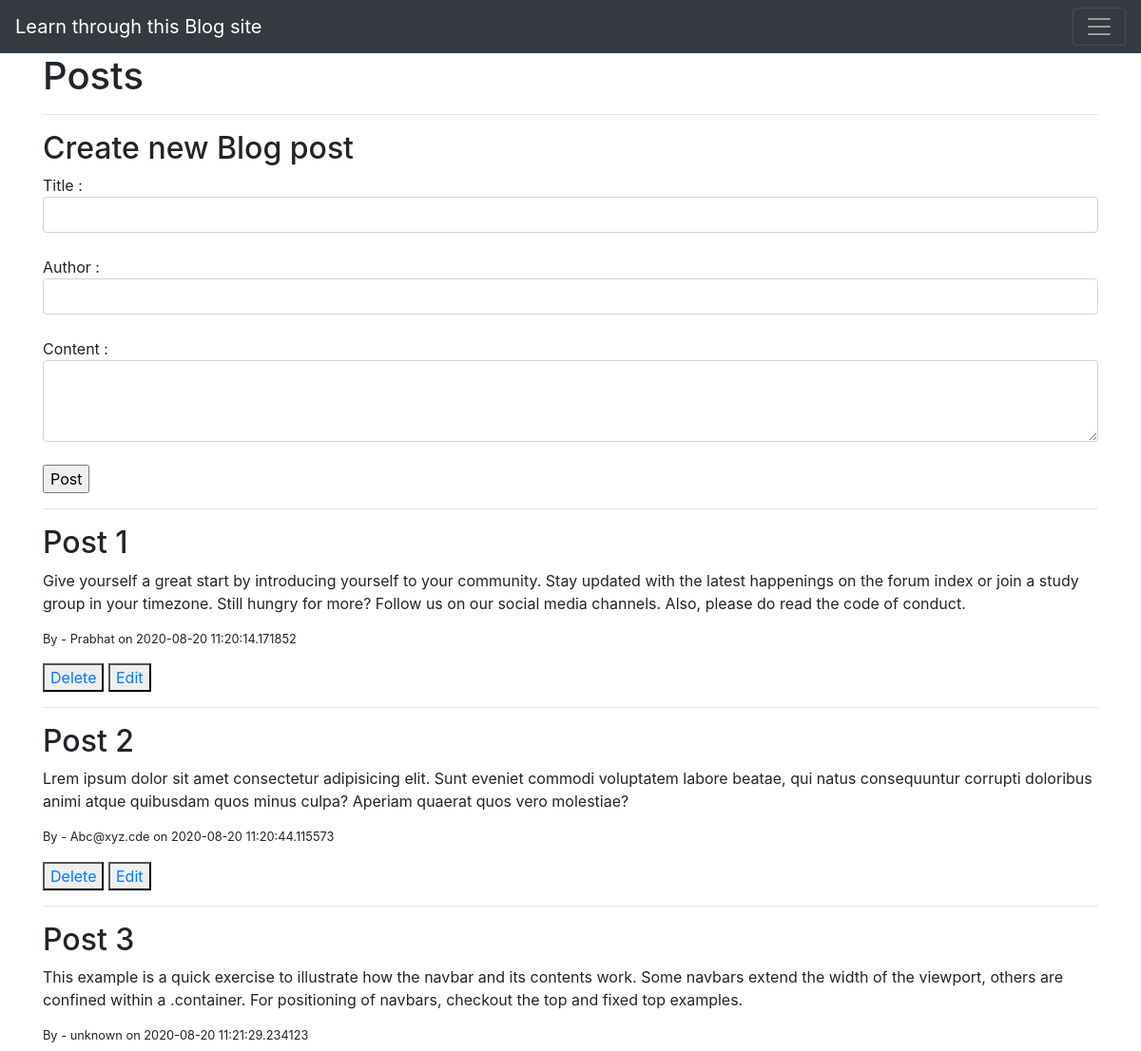
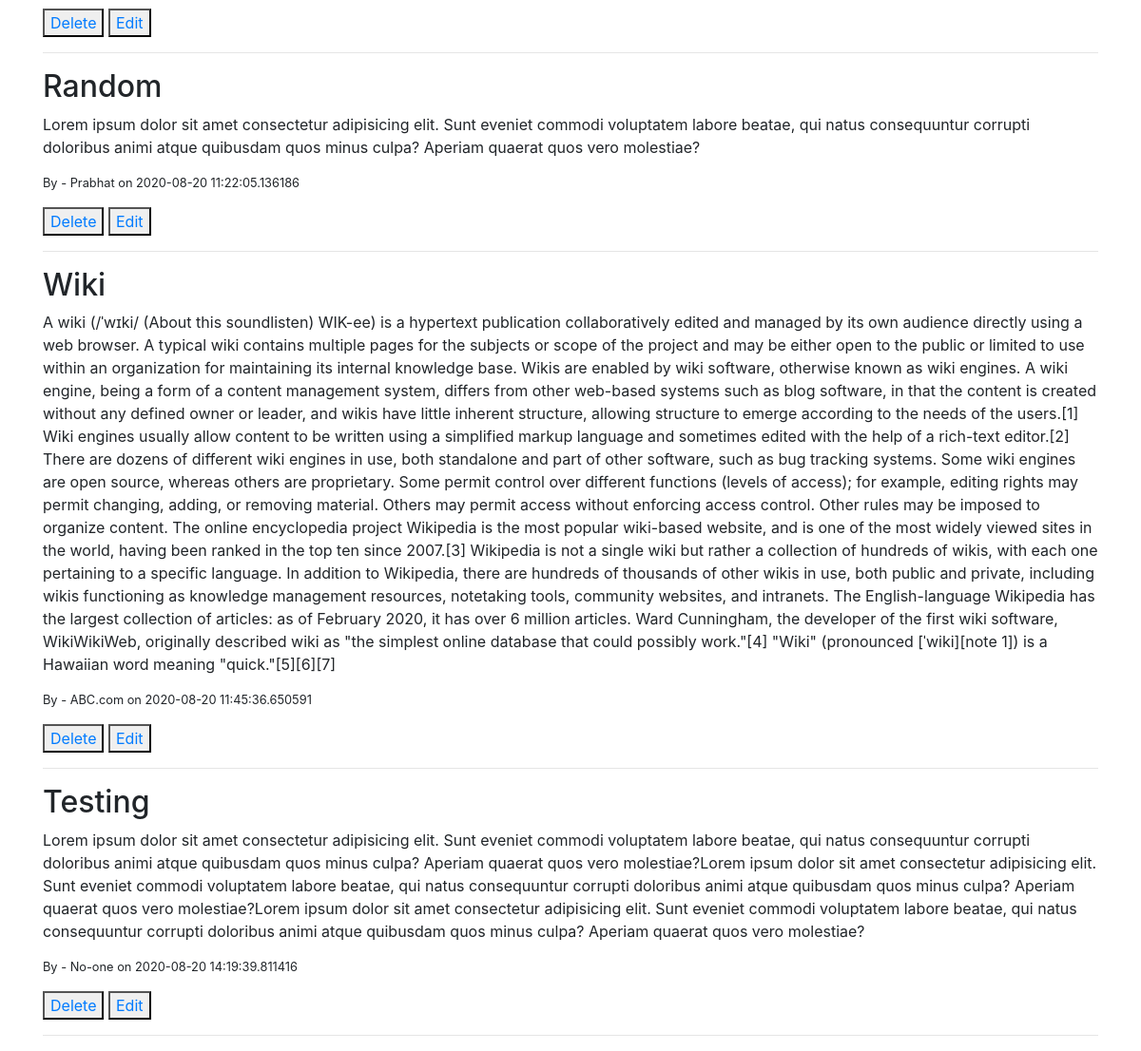
The page /posts on the database its author committed (2 pictures, top to bottom).
### app.py (models this page shows, shortened)
class BlogPost(db.Model):
    id=db.Column(db.Integer,primary_key=True)
    title=db.Column(db.String(100),nullable=False)
    content=db.Column(db.Text,nullable=False)
    author=db.Column(db.String(20),nullable=False,default='N/A')
    date_posted=db.Column(db.DateTime,nullable=True,default=datetime.utcnow)

### app.py (the view)
@app.route('/posts',methods=['GET','POST'])
def post():
    if request.method=='POST':
        post_title=request.form['title']
        post_content=request.form['content']
        post_author=request.form['author']
        new_post=BlogPost(title=post_title,content=post_content,author=post_author)
        db.session.add(new_post)
        db.session.commit()
        return redirect('/posts')
    else:
        all_posts=BlogPost.query.order_by(BlogPost.date_posted).all();
        return render_template('post.html', posts=all_posts)

### templates/post.html (shortened to what this page needs)
{% extends 'base.html' %}
{% block body %}
<h1> Posts </h1>
<hr>
<h2> Create new Blog post </h2>
<form action='/posts' method='POST'>
    Title : <input class="form-control" type="text" name="title" id="title"><br>
    Author :<input class="form-control" type="text" name="author" id="author"><br>
    Content :<textarea class="form-control" type="text" name="content" id="content" rows="3"></textarea><br>
    <input type="submit" value='Post'>
</form>
<hr>
    {% for post in posts %}
        <h2> {{ post.title }} </h2>
        <p> {{ post.content }} </p>
        {% if post.author %}
            <small><p>By - {{post.author}} on {{post.date_posted}}</p></small>
        {% else %}
            <p>Author is N/A </p>
        {% endif %}
        <button><a href="/posts/delete/{{post.id}}">Delete</a></button>
        <button><a href="/posts/edit/{{post.id}}">Edit</a></button>
        <hr>
    {% endfor %}
{% endblock %}

### templates/base.html (shortened to what this page needs)
<!DOCTYPE html>
<html lang="en">
<head>
    <link rel="stylesheet" href="https://stackpath.bootstrapcdn.com/bootstrap/4.5.2/css/bootstrap.min.css"
>
</head>
<body>
    <nav class="navbar navbar-dark bg-dark">
        <a class="navbar-brand" href="#">Learn through this Blog site </a>
        <button class="navbar-toggler" type="button" data-toggle="collapse" data-target="#navbarsExample01"
            aria-controls="navbarsExample01" aria-expanded="false" aria-label="Toggle navigation">
            <span class="navbar-toggler-icon"></span>
        </button>
    </nav>
    <div class="container">
        {% block body  %} {% endblock %}
    </div>
</body>
</html>

### rows shown on the page
BlogPost: title "Post 1", content "Give yourself a great start by introducing yourself to your community. Stay updated with the latest happenings on the forum index or join a study group in your timezone. Still hungry for more? Follow us on our social media channels. Also, please do read the code of conduct.", author "Prabhat", date_posted "2020-08-20 11:20:14.171852"
BlogPost: title "Post 2", content "Lrem ipsum dolor sit amet consectetur adipisicing elit. Sunt eveniet commodi voluptatem labore beatae, qui natus consequuntur corrupti doloribus animi atque quibusdam quos minus culpa? Aperiam quaerat quos vero molestiae?", author "Abc@xyz.cde", date_posted "2020-08-20 11:20:44.115573"
BlogPost: title "Post 3", content "This example is a quick exercise to illustrate how the navbar and its contents work. Some navbars extend the width of the viewport, others are confined within a .container. For positioning of navbars, checkout the top and fixed top examples.", author "unknown", date_posted "2020-08-20 11:21:29.234123"
BlogPost: title "Random", content "Lorem ipsum dolor sit amet consectetur adipisicing elit. Sunt eveniet commodi voluptatem labore beatae, qui natus consequuntur corrupti doloribus animi atque quibusdam quos minus culpa? Aperiam quaerat quos vero molestiae?", author "Prabhat", date_posted "2020-08-20 11:22:05.136186"
BlogPost: title "Wiki", content "A wiki (/ˈwɪki/ (About this soundlisten) WIK-ee) is a hypertext publication collaboratively edited and managed by its own audience directly using a web browser. A typical wiki contains multiple pages for the subjects or scope of the project and may be either open to the public or limited to use within an organization for maintaining its internal knowledge base. Wikis are enabled by wiki software, otherwise known as wiki engines. A wiki engine, being a form of a content management system, differs from other web-based systems such as blog software, in that the content is created without any defined owner or leader, and wikis have little inherent structure, allowing structure to emerge…", author "ABC.com", date_posted "2020-08-20 11:45:36.650591"
BlogPost: title "Testing", content "Lorem ipsum dolor sit amet consectetur adipisicing elit. Sunt eveniet commodi voluptatem labore beatae, qui natus consequuntur corrupti doloribus animi atque quibusdam quos minus culpa? Aperiam quaerat quos vero molestiae?Lorem ipsum dolor sit amet consectetur adipisicing elit. Sunt eveniet commodi voluptatem labore beatae, qui natus consequuntur corrupti doloribus animi atque quibusdam quos minus culpa? Aperiam quaerat quos vero molestiae?Lorem ipsum dolor sit amet consectetur adipisicing elit. Sunt eveniet commodi voluptatem labore beatae, qui natus consequuntur corrupti doloribus animi atque quibusdam quos minus culpa? Aperiam quaerat quos vero molestiae?", author "No-one", date_posted "2020-08-20 14:19:39.811416"
